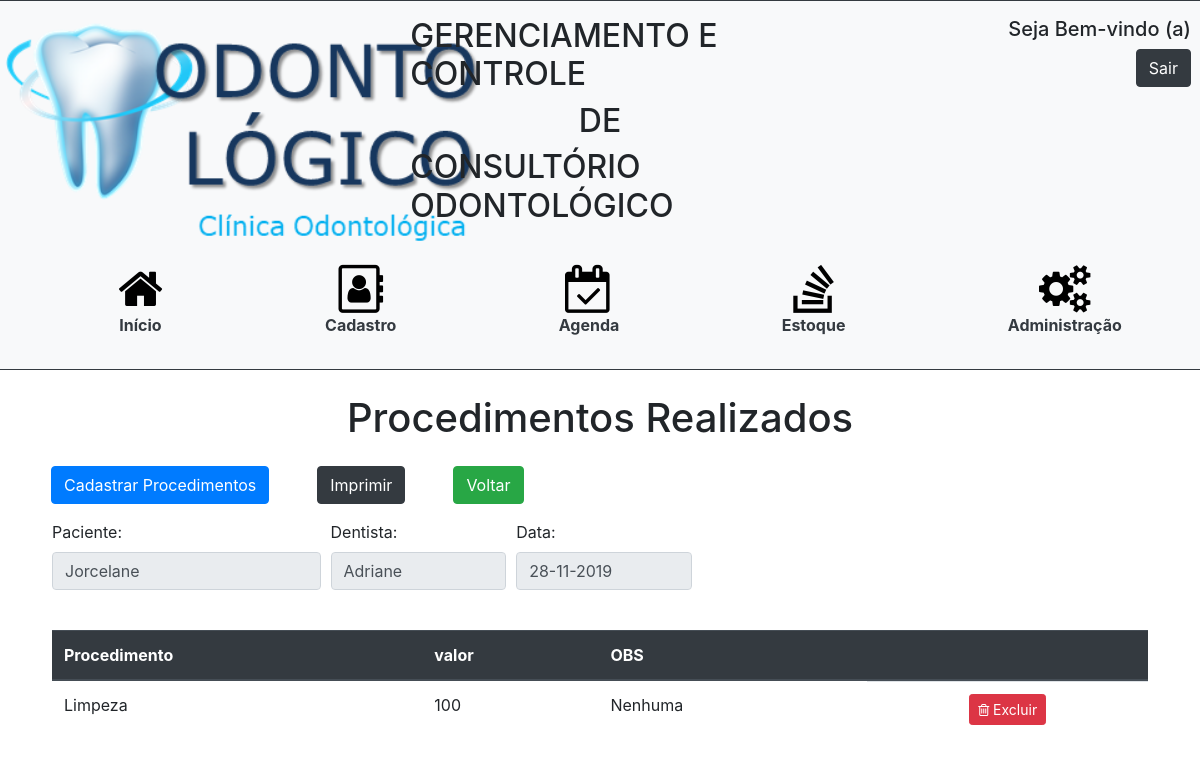
The app's page /procedimento.php?atendimento_id=1 (signed in) with its own data.
### tables this page shows
CREATE TABLE `atendimento` (
  `id` int(11) NOT NULL,
  `paciente_id` int(11) DEFAULT NULL,
  `dentista_id` int(11) DEFAULT NULL,
  `data` date DEFAULT NULL,
  `descricao` text,
  `hora` time DEFAULT '00:00:00',
  `situacao` varchar(30) DEFAULT NULL
);

CREATE TABLE `paciente` (
  `id` int(11) NOT NULL,
  `nome` varchar(255) DEFAULT NULL,
  `email` varchar(255) DEFAULT NULL,
  `cpf` varchar(15) NOT NULL,
  `rg` varchar(15) NOT NULL,
  `telefone` varchar(15) NOT NULL,
  `celular` varchar(15) NOT NULL,
  `cep` varchar(15) NOT NULL,
  `endereco` varchar(100) NOT NULL,
  `bairro` varchar(50) NOT NULL,
  `nascimento` date NOT NULL,
  `cidade` varchar(30) NOT NULL,
  `uf` varchar(5) DEFAULT NULL,
  `doencabase` varchar(255) DEFAULT NULL,
  `alergia` varchar(255) DEFAULT NULL,
  `medicamentos` varchar(255) DEFAULT NULL,
  `cirurgia` varchar(255) DEFAULT NULL,
  `internacoes` varchar(255) DEFAULT NULL,
  `pa` varchar(255) DEFAULT NULL,
  `queixaprinc` varchar(255) DEFAULT NULL,
  `situacaoficha` varchar(10) NOT NULL,
  `orcamento` varchar(5) NOT NULL,
  `complemento` varchar(100) NOT NULL
);

CREATE TABLE `dentista` (
  `id` int(11) NOT NULL,
  `nome` varchar(255) DEFAULT NULL,
  `cro` varchar(255) DEFAULT NULL
);

CREATE TABLE `procedimento` (
  `id` int(11) NOT NULL,
  `atendimento_id` int(11) DEFAULT NULL,
  `procedimento_tipo_id` int(11) DEFAULT NULL,
  `valor` double DEFAULT NULL,
  `obs` varchar(255) NOT NULL
);

CREATE TABLE `procedimento_tipo` (
  `id` int(11) NOT NULL,
  `nome` varchar(255) DEFAULT NULL
);

### procedimento.php (the view, shortened to what this page needs)
<!DOCTYPE html>
<html>
	<head>
		<link rel="stylesheet" href="https://stackpath.bootstrapcdn.com/bootstrap/4.3.1/css/bootstrap.min.css">
		<link rel="stylesheet" href="https://cdnjs.cloudflare.com/ajax/libs/font-awesome/4.7.0/css/font-awesome.min.css">
		<link rel="stylesheet" type="text/css" href="styleHeader.css">
	</head>
	<body>
		<?php include 'header.php'?>
    <?php
        include_once 'conexao.php';
        $atendimento_id = $_GET['atendimento_id'];
                        $sql = "SELECT DISTINCT
                                    a.id,
                                    a.data,
                                    a.descricao,
                                    p.nome AS paciente_nome,
                                    d.nome AS dentista_nome,
                                    prt.nome as procedimento_nome
                                    FROM
                                    atendimento a,
                                    paciente p,
                                    dentista d,
                                    procedimento pr,
                                    procedimento_tipo prt
                                    WHERE
                                    a.paciente_id = p.id
                                    AND
                                    a.dentista_id = d.id
                                    AND
                                    prt.id = pr.procedimento_tipo_id
                                    AND
                                    a.id = '$atendimento_id'";
                        $busca = mysqli_query($con, $sql);
                        $row = mysqli_fetch_assoc($busca);
                        $row['data'] = explode('-', $row['data']);
                        $newdata = $row['data'][2] . "-" . $row['data'][1]. "-" . $row['data'][0];
                        ?>
        <h1 class = "text-center mb-4">Procedimentos Realizados</h1>
<div class = "pl-5 pr-5">
    <div class="form-row">
        <button type="button" class="btn btn-primary btn-md ml-2" data-toggle="modal" data-target="#modal1">Cadastrar Procedimentos</button>
        <input type="button" class ="btn btn-dark ml-5" onclick="window.print();" value="Imprimir">
        <a class="btn btn-success ml-5"  style="color:#fff" href="agenda.php" role="button">Voltar</a>
    </div>
    <div class="form-row mt-3">
        <div class="form-group col-md-3 ml-1">
            <label For="paciente_nome">Paciente:</label>
            <input type="text" class="form-control" id="paciente_nome" placeholder="" name = "paciente_nome" value = "<?php echo $row['paciente_nome']?>" disabled >
        </div>
        <div class="form-group col-md-2">
            <label for="dentista_nome">Dentista:</label>
            <input type="text" class="form-control" id="dentista_nome" placeholder="" name = "dentista_nome" value = "<?php echo $row['dentista_nome'];?>" disabled>
        </div>
        <div class="form-group col-md-2">
            <label for="data">Data:</label>
            <input type="text" class="form-control" id="cep" placeholder="" name = "data" value = "<?php echo $newdata;?>" disabled>
        </div>
    </div>
    <div class = "overflow-auto ml-1 mr-1" style = "max-height: 550px">
        <table class="table w-100 mt-4 table-hover">
            <thead class="thead-dark">
                <tr>
                    <th scope="col">Procedimento </th>
                    <th scope="col">valor</th>
                    <th scope="col">OBS</th>
                    <th scope = "col"></th>
                </tr>
            </thead>
            <tbody>
                <?php
                include_once 'conexao.php';
                $atendimento_id = $_GET['atendimento_id'];
                $sql = "SELECT
                        pr.id,
                        pr.valor,
                        pr.obs,
                        prt.nome AS procedimento_nome
                        FROM procedimento pr, procedimento_tipo prt
                        WHERE
                        prt.id = pr.procedimento_tipo_id
                        AND
                        pr.atendimento_id = $atendimento_id";
                    $busca = mysqli_query($con, $sql);
                    while($array = mysqli_fetch_array($busca)){
                        $id     = $array['procedimento_nome'];
                        $valor  = $array['valor'];
                        $obs    = $array['obs'];
                ?>
                    <tr>
                        <td><?php echo $id ?></td>
                        <td><?php echo $valor ?></td>
                        <td><?php echo $obs ?></td>
                        <td class = "d-flex justify-content-around">
                            <a class="btn btn-danger btn-sm"  style="color:#fff" onclick="excluirProdedimento(<?php echo $array['id']?>)" role="button">
                                <i class="fa fa-trash-o" aria-hidden="true"></i>
                                Excluir
                            </a>
                        </td>
                    </tr>
                <?php
            };?>
            </tbody>
        </table>
    </div>
</div>
</body>
</html>

### records on screen
atendimento: paciente_nome "Jorcelane", dentista_nome "Adriane"
procedimento: procedimento_tipo.nome "Limpeza", valor "100", obs "Nenhuma"
